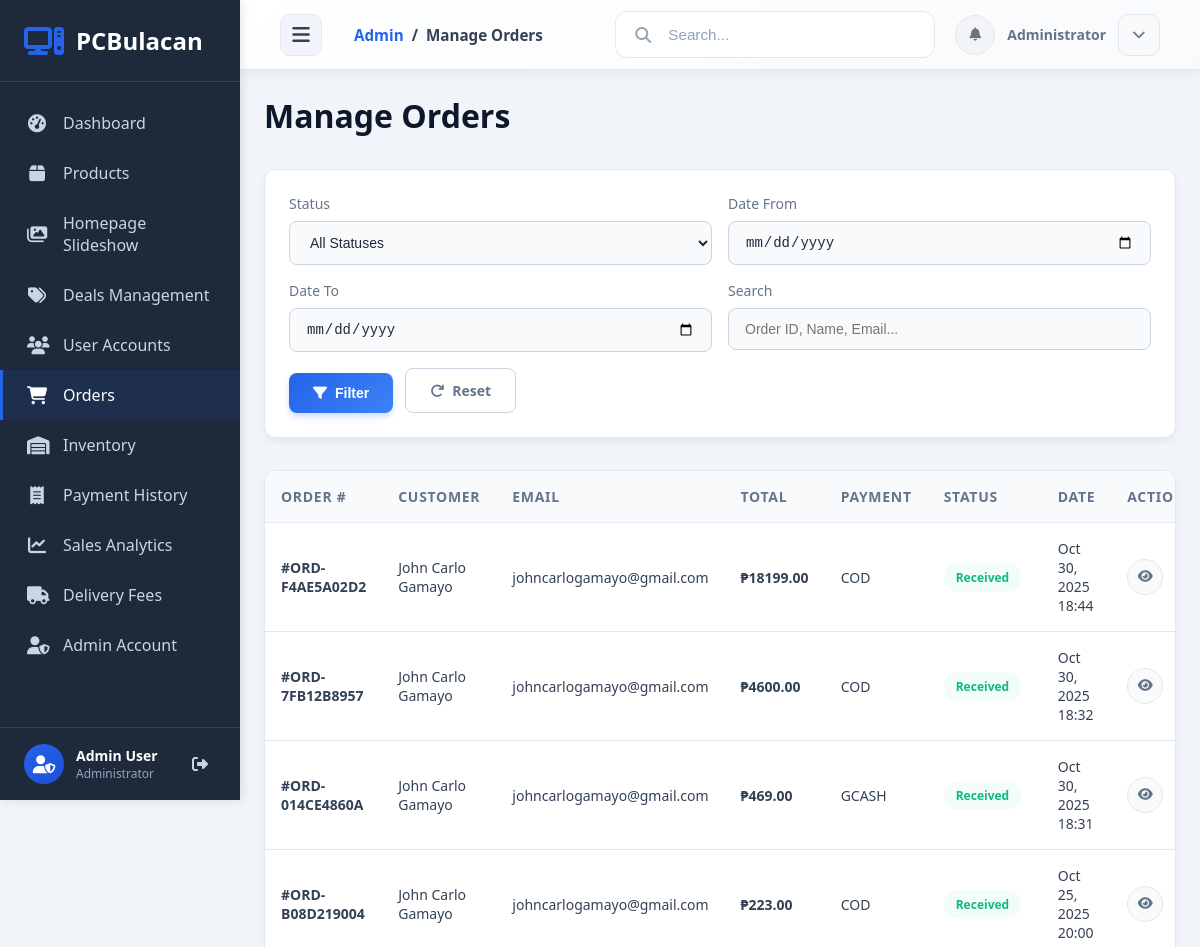
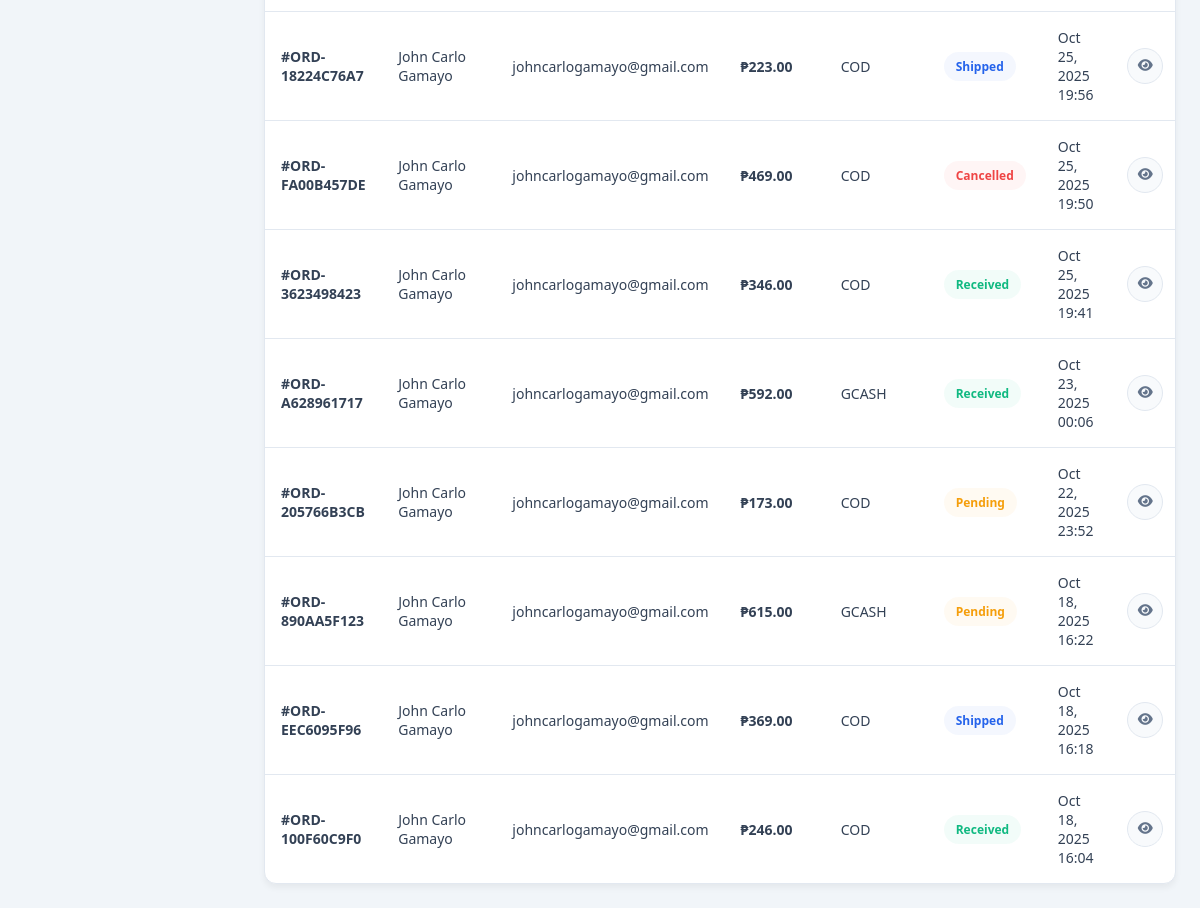
/dashboard/orders/ (signed in), run on an earlier commit of the app's database (2 pictures, top to bottom).
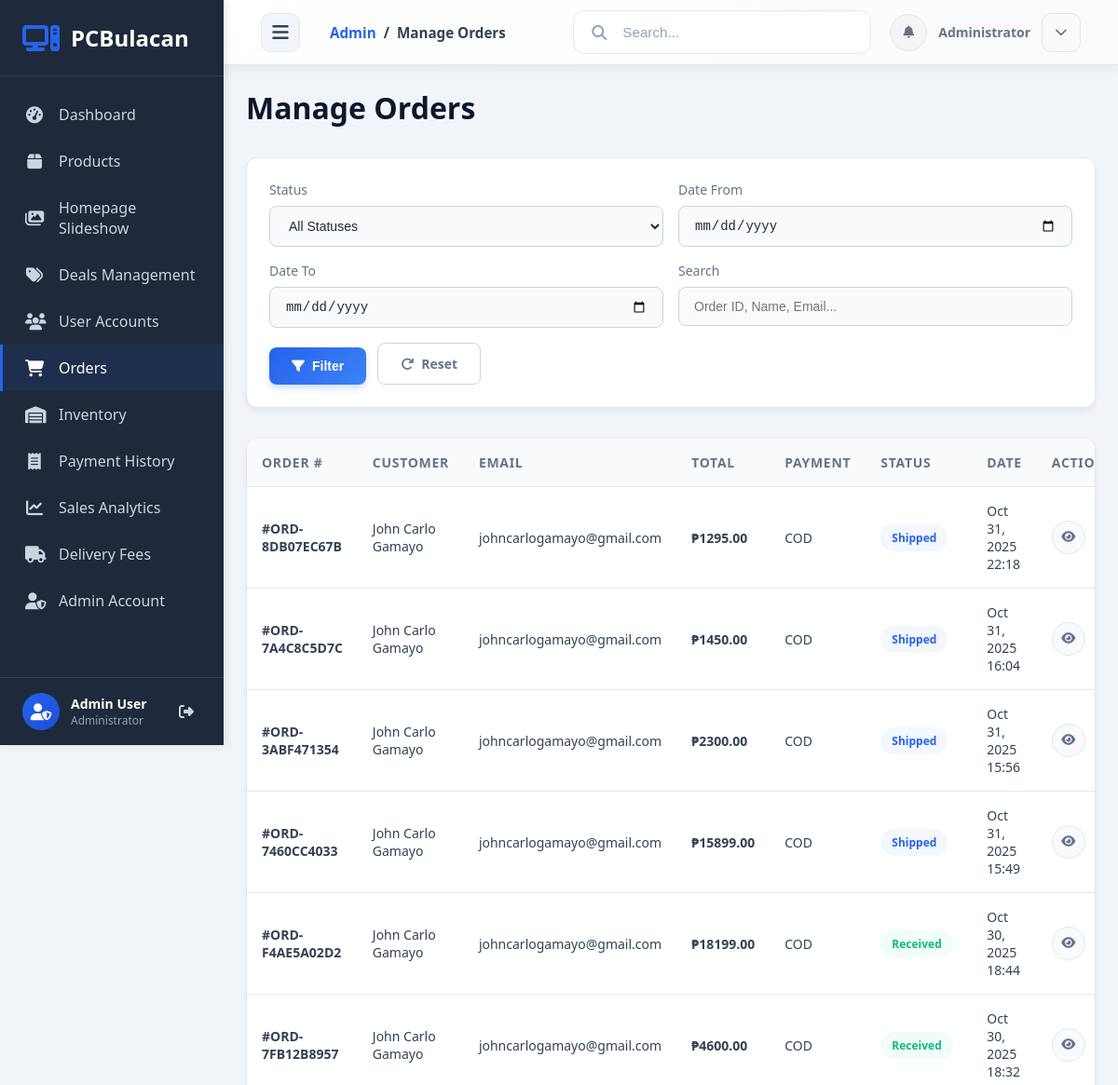
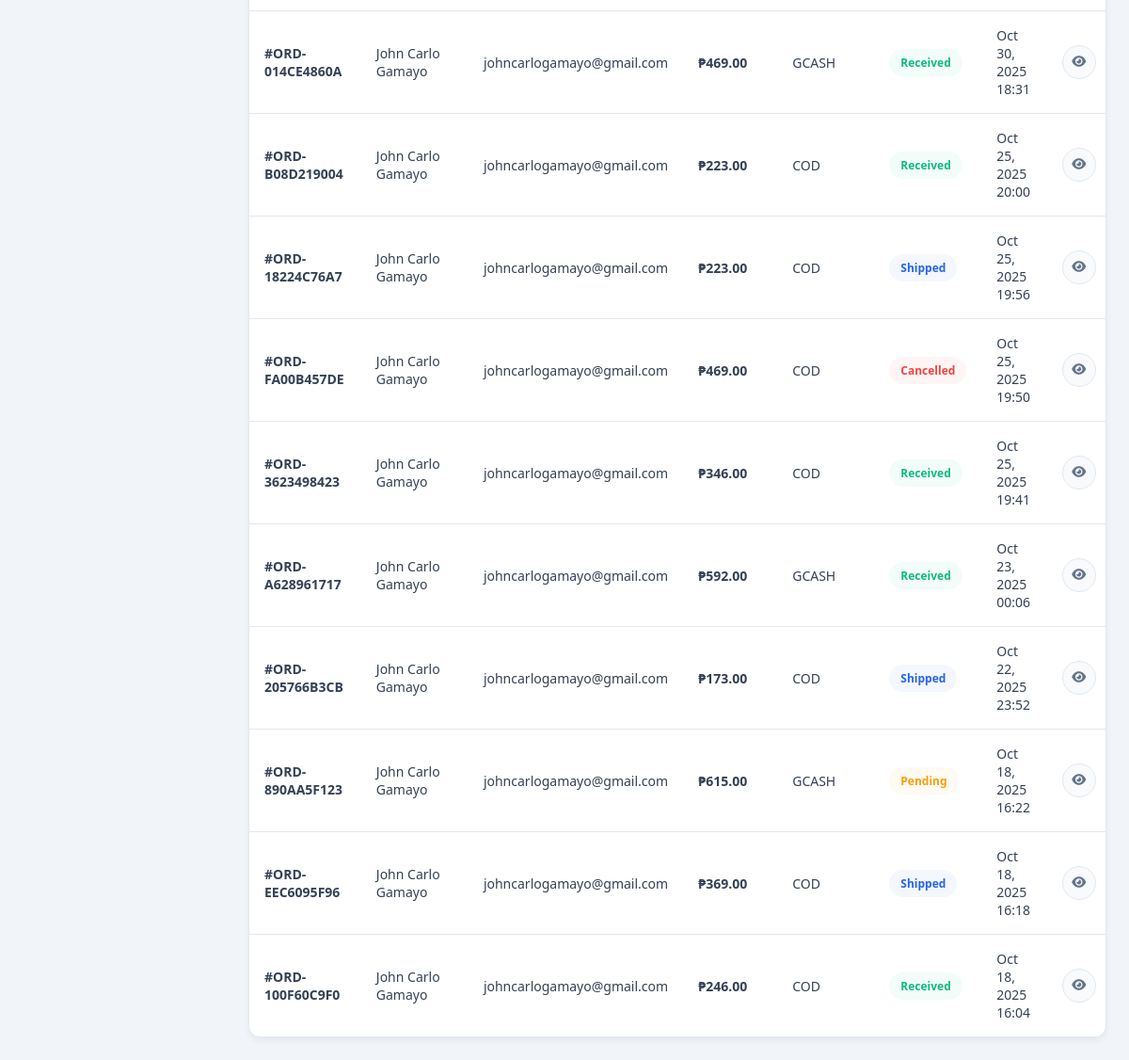
And on a later commit of the database (2 pictures, top to bottom).
### orders/models.py (models this page shows, shortened)
class Order(models.Model):
    STATUS_CHOICES = [
        ('pending', 'Pending'),
        ('processing', 'Processing'),
        ('shipped', 'Shipped'),
        ('delivered', 'Delivered'),
        ('received', 'Received'),
        ('cancelled', 'Cancelled'),
    ]
    PAYMENT_CHOICES = [
        ('cod', 'Cash on Delivery'),
        ('gcash', 'GCash'),
        ('paymaya', 'PayMaya'),
    ]
    user = models.ForeignKey(settings.AUTH_USER_MODEL, on_delete=models.CASCADE, related_name='orders')
    order_number = models.CharField(max_length=20, unique=True)
    shipping_address = models.ForeignKey('accounts.UserAddress', on_delete=models.SET_NULL, null=True, blank=True, related_name='orders')
    full_name = models.CharField(max_length=200)
    email = models.EmailField()
    phone = models.CharField(max_length=20)
    address = models.TextField()
    city = models.CharField(max_length=100)
    state = models.CharField(max_length=100)
    zip_code = models.CharField(max_length=10)
    status = models.CharField(max_length=20, choices=STATUS_CHOICES, default='pending')
    payment_method = models.CharField(max_length=20, choices=PAYMENT_CHOICES, default='cod')
    payment_screenshot = models.ImageField(upload_to='payment_screenshots/', null=True, blank=True)
    subtotal = models.DecimalField(max_digits=10, decimal_places=2)
    shipping_cost = models.DecimalField(max_digits=10, decimal_places=2, default=0.00)
    total = models.DecimalField(max_digits=10, decimal_places=2)
    notes = models.TextField(blank=True)
    created_at = models.DateTimeField(auto_now_add=True)
    updated_at = models.DateTimeField(auto_now=True)
    class Meta:
        verbose_name = 'Order'
        verbose_name_plural = 'Orders'
        ordering = ['-created_at']

### dashboard/views.py (the view, shortened to what this page needs)
# urls.py: path('orders/', views.manage_orders, name='manage_orders'),
@staff_member_required
def manage_orders(request):
    orders = Order.objects.all().select_related('user')
    status_filter = request.GET.get('status')
    date_from = request.GET.get('date_from')
    date_to = request.GET.get('date_to')
    search = request.GET.get('search')
    if status_filter:
        orders = orders.filter(status=status_filter)
    if date_from:
        orders = orders.filter(created_at__date__gte=date_from)
    if date_to:
        orders = orders.filter(created_at__date__lte=date_to)
    orders = orders.order_by('-created_at')
    context = {'orders': orders}
    return render(request, 'dashboard/manage_orders.html', context)

### accounts/models.py (called while the page is built)
    def get_full_name(self):
        full_name = f'{self.first_name} {self.last_name}'
        return full_name.strip()

### orders/context_processors.py (called while the page is built)
def cart_context(request):
    if request.user.is_authenticated:
        cart, created = Cart.objects.get_or_create(user=request.user)
        return {
            'cart': cart,
            'cart_count': cart.total_items
        }
    return {
        'cart': None,
        'cart_count': 0
    }

### orders/models.py (called while the page is built)
    @property
    def total_items(self):
        return sum(item.quantity for item in self.items.all())

### templates/dashboard/manage_orders.html (shortened to what this page needs)
{% extends 'admin_base.html' %}
{% load static %}
{% block content %}
{% include 'includes/admin_sidebar.html' %}
<div class="admin-content">
    {% include 'includes/admin_header.html' with page_title="Manage Orders" %}
    <div class="dashboard-wrapper">
        <div class="dashboard-header-section">
            <h1 class="dashboard-title">Manage Orders</h1>
        </div>
        <div class="filter-section">
            <form method="get" class="filter-form" id="filterForm">
                <div class="form-group">
                    <label for="status">Status</label>
                    <select name="status" id="status" class="form-control">
                        <option value="">All Statuses</option>
                    </select>
                </div>
                <div class="form-group">
                    <label for="date_from">Date From</label>
                    <input type="date" name="date_from" id="date_from" class="form-control" value="{{ request.GET.date_from }}">
                </div>
                <div class="form-group">
                    <label for="date_to">Date To</label>
                    <input type="date" name="date_to" id="date_to" class="form-control" value="{{ request.GET.date_to }}">
                </div>
                <div class="form-group">
                    <label for="search">Search</label>
                    <input type="text" name="search" id="search" class="form-control" placeholder="Order ID, Name, Email..." value="{{ request.GET.search }}">
                </div>
                <div class="filter-buttons">
                    <button type="submit" class="btn btn-primary">
                        <i class="fas fa-filter"></i> Filter
                    </button>
                    <a href="{% url 'dashboard:manage_orders' %}" class="btn btn-outline">
                        <i class="fas fa-redo"></i> Reset
                    </a>
                </div>
            </form>
        </div>
        <div class="orders-table-wrapper">
            {% if orders %}
            <table class="orders-table">
                <thead>
                    <tr>
                        <th>Order #</th>
                        <th>Customer</th>
                        <th>Email</th>
                        <th>Total</th>
                        <th>Payment</th>
                        <th>Status</th>
                        <th>Date</th>
                        <th>Actions</th>
                    </tr>
                </thead>
                <tbody>
                    {% for order in orders %}
                    <tr>
                        <td><strong>#{{ order.order_number }}</strong></td>
                        <td>{{ order.full_name }}</td>
                        <td>{{ order.email }}</td>
                        <td><strong>₱{{ order.total|floatformat:2 }}</strong></td>
                        <td><span style="text-transform: uppercase;">{{ order.payment_method }}</span></td>
                        <td>
                            <span class="status-badge status-{{ order.status }}">
                                {{ order.get_status_display }}
                            </span>
                        </td>
                        <td>{{ order.created_at|date:"M d, Y H:i" }}</td>
                        <td>
                            <button class="action-btn" onclick="viewOrder('{{ order.order_number }}')" title="View Details">
                                <i class="fas fa-eye"></i>
                            </button>
                        </td>
                    </tr>
                    {% endfor %}
                </tbody>
            </table>
            {% else %}
            <div class="empty-state">
                <i class="fas fa-shopping-bag"></i>
                <h3>No Orders Found</h3>
                <p>There are no orders matching your criteria.</p>
            </div>
            {% endif %}
        </div>
    </div>
</div>
{% endblock %}

What changed in the data, as far as the page shows it:
added Order: order_number "ORD-8DB07EC67B", full_name "John Carlo Gamayo", email "johncarlogamayo@gmail.com", total "1295.00", payment_method "COD", status "Shipped", created_at "Oct 31, 2025 22:18"
added Order: order_number "ORD-7A4C8C5D7C", full_name "John Carlo Gamayo", email "johncarlogamayo@gmail.com", total "1450.00", payment_method "COD", status "Shipped", created_at "Oct 31, 2025 16:04"
added Order: order_number "ORD-3ABF471354", full_name "John Carlo Gamayo", email "johncarlogamayo@gmail.com", total "2300.00", payment_method "COD", status "Shipped", created_at "Oct 31, 2025 15:56"
added Order: order_number "ORD-7460CC4033", full_name "John Carlo Gamayo", email "johncarlogamayo@gmail.com", total "15899.00", payment_method "COD", status "Shipped", created_at "Oct 31, 2025 15:49"
changed Order "ORD-205766B3CB": status "Pending" → "Shipped"
